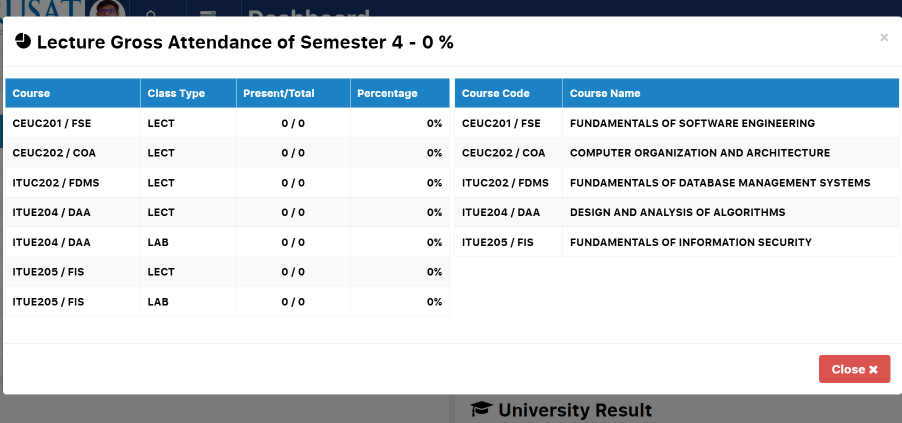
#> input picture hajri-ocr/imgs/dashboard.png, 1803 x 846 px (shown at 1/2 size)
$ python -i image_preprocessor.py   (imports and definitions only)
#> lines starting #> are read from the running program, lines starting #| are printed output that depends on the picture; after the words box and inside, x2 and y2 are one past the last pixel; in counts of white or black regions, pixels touching at a corner belong together
#> further down, picture is the input picture: shape (846, 1803, 3); mean B, G, R 225, 219.7, 213.1
"""
Image preprocessing for better OCR accuracy
Includes modal detection and cropping for zoomed-out screenshots
"""
import cv2
import numpy as np
from PIL import Image
from typing import Tuple, Optional, Dict
import io
import logging

logger = logging.getLogger(__name__)


class ImagePreprocessor:
    """
    Handles image preprocessing for OCR

    Pipeline:
    1. Load image
    2. Initial resize (max 1920px width)
    3. Detect and crop modal (removes background UI)
    4. Normalize cropped modal
    5. Light enhancement for OCR
    """

    def __init__(self, enable_modal_detection: bool = True):
        """
        Initialize preprocessor

        Args:
            enable_modal_detection: If True, automatically detect and crop modal
        """
        self.enable_modal_detection = enable_modal_detection
        self.modal_detector = None  # Lazy initialization

    # [59 lines left out: functions load_image, resize_if_needed, enhance_contrast, enhance_grey_lines, not called in this run]

    @staticmethod
    def enhance_table_structure(image: np.ndarray) -> np.ndarray:
        """Detect and enhance table structure (lines and borders)"""
        gray = cv2.cvtColor(image, cv2.COLOR_BGR2GRAY)
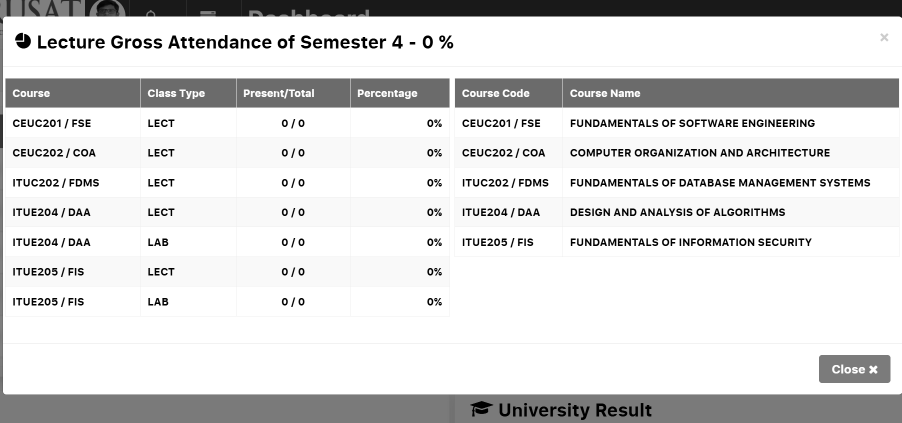
#> gray: shape (846, 1803) (shown at 1/2 size); min 0, max 255, mean 218.3

        # Morphological operations to detect horizontal and vertical lines
        # Horizontal lines
        horizontal_kernel = cv2.getStructuringElement(cv2.MORPH_RECT, (40, 1))
        horizontal_lines = cv2.morphologyEx(gray, cv2.MORPH_OPEN, horizontal_kernel, iterations=2)
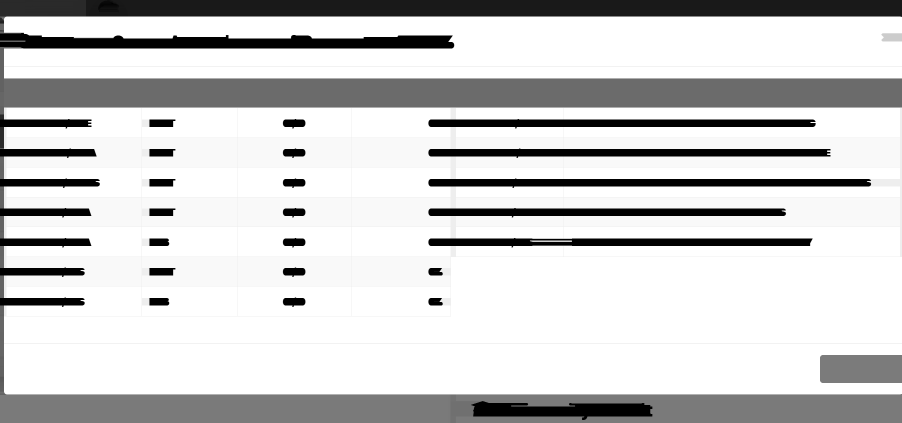
#> horizontal_lines: shape (846, 1803) (shown at 1/2 size); min 0, max 255, mean 205.6

        # Vertical lines
        vertical_kernel = cv2.getStructuringElement(cv2.MORPH_RECT, (1, 40))
        vertical_lines = cv2.morphologyEx(gray, cv2.MORPH_OPEN, vertical_kernel, iterations=2)
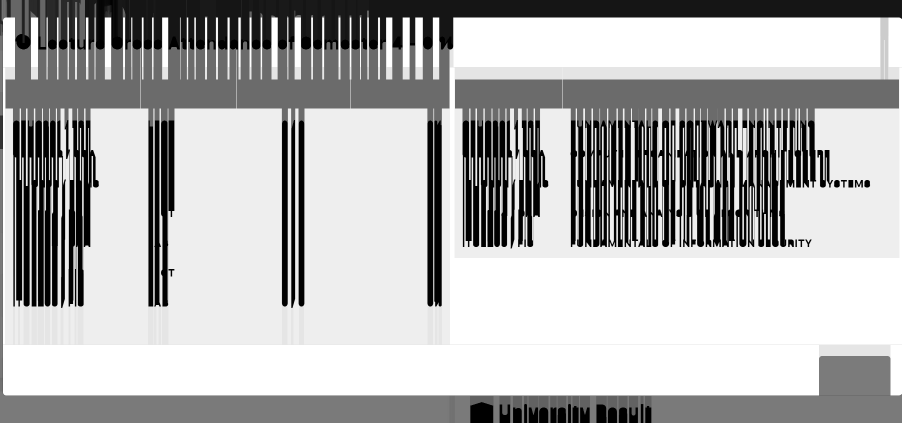
#> vertical_lines: shape (846, 1803) (shown at 1/2 size); min 0, max 255, mean 177.2

        # Combine lines
        table_structure = cv2.addWeighted(horizontal_lines, 0.5, vertical_lines, 0.5, 0)
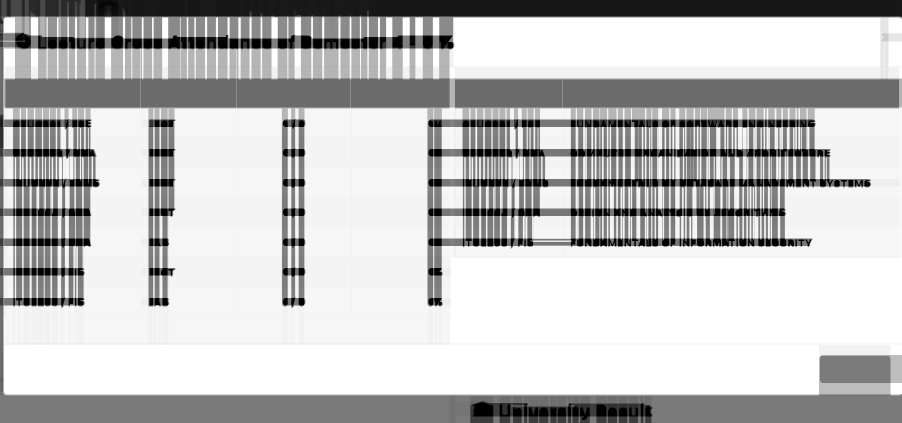
#> table_structure: shape (846, 1803) (shown at 1/2 size); min 0, max 255, mean 191.4

        # Threshold to get binary lines
        _, table_binary = cv2.threshold(table_structure, 0, 255, cv2.THRESH_BINARY + cv2.THRESH_OTSU)
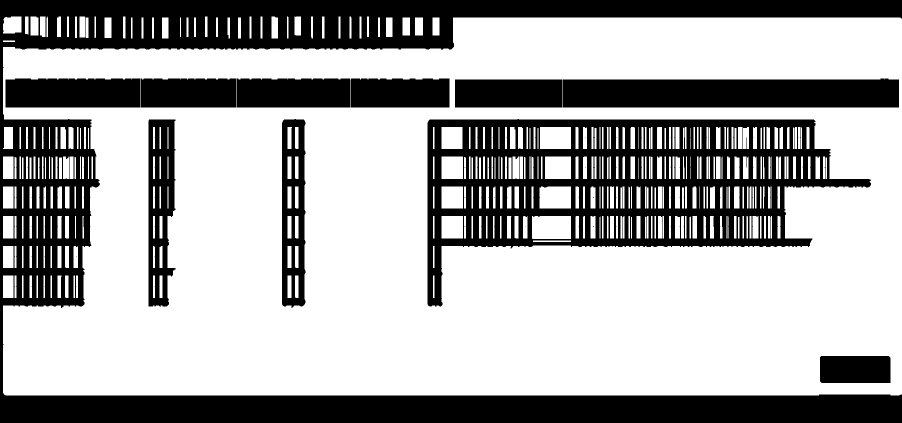
#> table_binary: shape (846, 1803) (shown at 1/2 size); 65.7% white; 19 black regions (8 under 20 px), largest, box (x1, y1, x2, y2) and area: (0, 0, 1803, 846) 256485, (855, 238, 1742, 613) 131037, (1126, 157, 1798, 215) 37662

        # Invert so lines are black on white
        table_binary = cv2.bitwise_not(table_binary)

        # Merge with original image
        # Make detected lines darker in the original
        gray_enhanced = np.where(table_binary < 128, gray * 0.5, gray).astype(np.uint8)
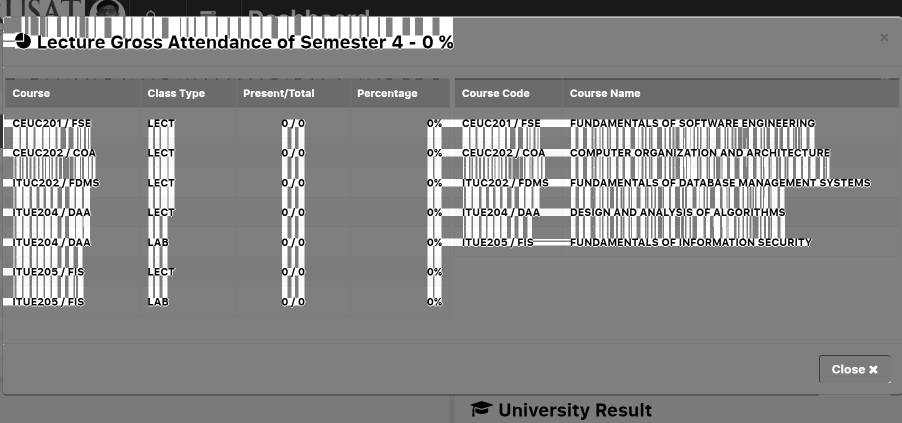
#> gray_enhanced: shape (846, 1803) (shown at 1/2 size); min 0, max 255, mean 134.9

        return cv2.cvtColor(gray_enhanced, cv2.COLOR_GRAY2BGR)

    # [208 lines left out: functions denoise, sharpen, binarize, preprocess_for_table, preprocess_simple, preprocess_clean and 2 more, not called in this run]

>>> import cv2
>>> picture = cv2.imread('imgs/dashboard.png')
>>> result = ImagePreprocessor().enhance_table_structure(picture)
